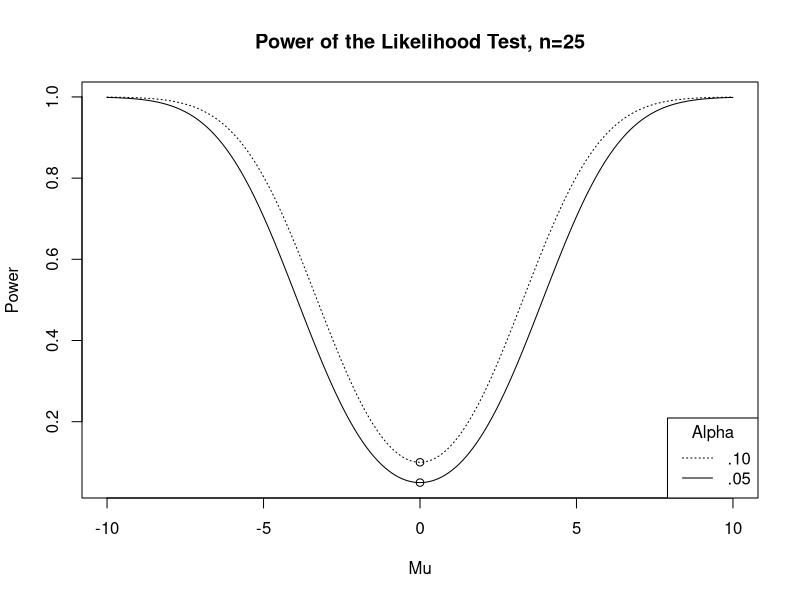
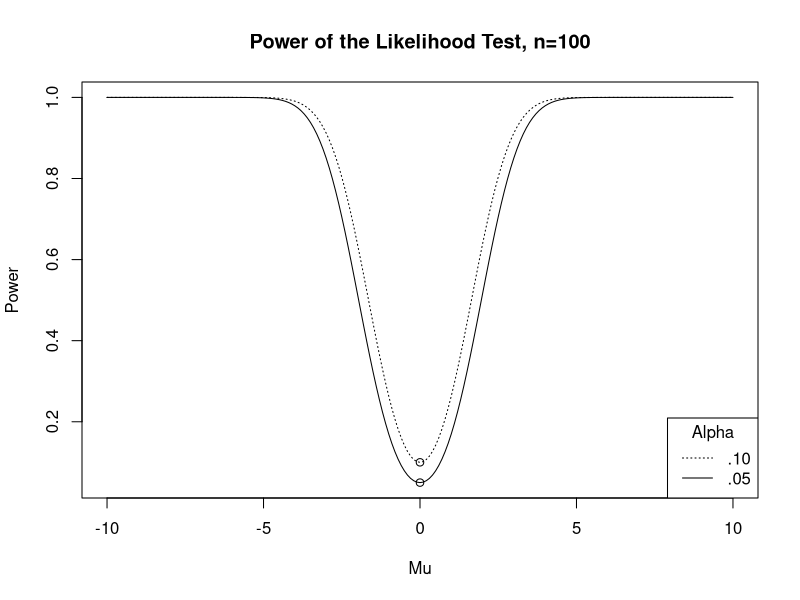

Reproduce these figures in R, in order.
distSeq <- seq(-10, 10, by = .1)
testPower <-function(mu, n, c) pnorm(-sqrt(c) - ((sqrt(n)*mu)/10)) + pnorm(-sqrt(c) + ((sqrt(n)*mu)/10))

png('../Desktop/Projects/Stat135/Chapter9/output/Problem11/n=25.png', type = 'cairo',
    width = 640, height = 480)
plot(distSeq, testPower(distSeq, n = 25, c = qchisq(.95, df = 1)), type = 'l',
     xlab = 'Mu', ylab = 'Power', main = 'Power of the Likelihood Test, n=25')
points(0, testPower(0, n = 25, c = qchisq(.95, df = 1)), pch = 21)
lines(distSeq, testPower(distSeq, n = 25, c = qchisq(.90, df = 1)), type = 'l', lty = 3)
points(0, testPower(0, n = 25, c = qchisq(.90, df = 1)), pch = 21)
legend(title = 'Alpha', x = 'bottomright', legend = c('.10', '.05'), lty = c(3, 1))
dev.off()

png('../Desktop/Projects/Stat135/Chapter9/output/Problem11/n=100.png', type = 'cairo',
    width = 640, height = 480)
plot(distSeq, testPower(distSeq, n = 100, c = qchisq(.95, df = 1)), type = 'l',
     xlab = 'Mu', ylab = 'Power', main = 'Power of the Likelihood Test, n=100')
points(0, testPower(0, n = 25, c = qchisq(.95, df = 1)), pch = 21)
lines(distSeq, testPower(distSeq, n = 100, c = qchisq(.90, df = 1)), type = 'l', lty = 3)
points(0, testPower(0, n = 25, c = qchisq(.90, df = 1)), pch = 21)
legend(title = 'Alpha', x = 'bottomright', legend = c('.10', '.05'), lty = c(3, 1))
dev.off()